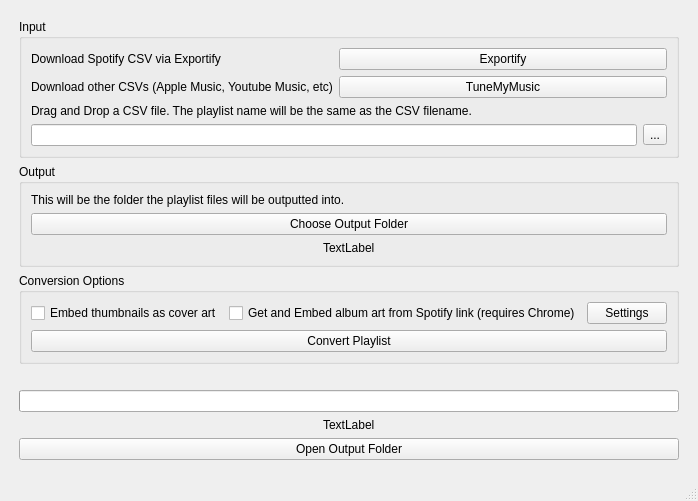
<?xml version="1.0" encoding="UTF-8"?>
<ui version="4.0">
 <class>MainWindow</class>
 <widget class="QMainWindow" name="MainWindow">
  <property name="geometry">
   <rect>
    <x>0</x>
    <y>0</y>
    <width>631</width>
    <height>501</height>
   </rect>
  </property>
  <property name="windowTitle">
   <string>SpotDown</string>
  </property>
  <widget class="QWidget" name="centralwidget">
   <layout class="QGridLayout" name="gridLayout_2">
    <item row="0" column="0">
     <layout class="QGridLayout" name="gridLayout">
      <property name="leftMargin">
       <number>10</number>
      </property>
      <property name="topMargin">
       <number>10</number>
      </property>
      <property name="rightMargin">
       <number>10</number>
      </property>
      <property name="bottomMargin">
       <number>10</number>
      </property>
      <item row="0" column="0">
       <widget class="QGroupBox" name="groupBox">
        <property name="title">
         <string>Input</string>
        </property>
        <layout class="QGridLayout" name="gridLayout_4">
         <item row="0" column="0">
          <layout class="QGridLayout" name="gridLayout_3">
           <property name="rightMargin">
            <number>0</number>
           </property>
           <item row="3" column="0" colspan="2">
            <widget class="QLineEdit" name="FilenameInput">
             <property name="dragEnabled">
              <bool>false</bool>
             </property>
            </widget>
           </item>
           <item row="3" column="2">
            <widget class="QToolButton" name="LoadFilePath">
             <property name="text">
              <string>...</string>
             </property>
            </widget>
           </item>
           <item row="2" column="0" colspan="3">
            <widget class="QLabel" name="label_2">
             <property name="text">
              <string>Drag and Drop a CSV file. The playlist name will be the same as the CSV filename.</string>
             </property>
            </widget>
           </item>
           <item row="1" column="0">
            <widget class="QLabel" name="label_6">
             <property name="text">
              <string>Download other CSVs (Apple Music, Youtube Music, etc)</string>
             </property>
            </widget>
           </item>
           <item row="0" column="0">
            <widget class="QLabel" name="label_3">
             <property name="text">
              <string>Download Spotify CSV via Exportify</string>
             </property>
            </widget>
           </item>
           <item row="0" column="1" colspan="2">
            <widget class="QPushButton" name="ExportifyButton">
             <property name="text">
              <string>Exportify</string>
             </property>
            </widget>
           </item>
           <item row="1" column="1" colspan="2">
            <widget class="QPushButton" name="TuneMyMusicButton">
             <property name="text">
              <string>TuneMyMusic</string>
             </property>
            </widget>
           </item>
          </layout>
         </item>
        </layout>
       </widget>
      </item>
      <item row="1" column="0">
       <widget class="QGroupBox" name="groupBox_2">
        <property name="title">
         <string>Output</string>
        </property>
        <layout class="QGridLayout" name="gridLayout_6">
         <item row="0" column="0">
          <layout class="QGridLayout" name="gridLayout_5">
           <item row="1" column="0">
            <widget class="QPushButton" name="ChooseOutputFolderButton">
             <property name="text">
              <string>Choose Output Folder</string>
             </property>
            </widget>
           </item>
           <item row="0" column="0">
            <widget class="QLabel" name="label_4">
             <property name="text">
              <string>This will be the folder the playlist files will be outputted into.</string>
             </property>
            </widget>
           </item>
           <item row="2" column="0" alignment="Qt::AlignHCenter">
            <widget class="QLabel" name="OutputFolderLabel">
             <property name="text">
              <string>TextLabel</string>
             </property>
            </widget>
           </item>
          </layout>
         </item>
        </layout>
       </widget>
      </item>
      <item row="2" column="0">
       <widget class="QGroupBox" name="groupBox_3">
        <property name="title">
         <string>Conversion Options</string>
        </property>
        <layout class="QGridLayout" name="gridLayout_8">
         <item row="0" column="0">
          <layout class="QGridLayout" name="gridLayout_7">
           <item row="0" column="0">
            <widget class="QCheckBox" name="EmbedThumbnailsCheckbox">
             <property name="text">
              <string>Embed thumbnails as cover art</string>
             </property>
            </widget>
           </item>
           <item row="0" column="1">
            <widget class="QCheckBox" name="EmbedSpotifyAlbumCheckbox">
             <property name="text">
              <string>Get and Embed album art from Spotify link (requires Chrome)</string>
             </property>
            </widget>
           </item>
           <item row="0" column="2">
            <widget class="QPushButton" name="SettingsButton">
             <property name="text">
              <string>Settings</string>
             </property>
            </widget>
           </item>
           <item row="1" column="0" colspan="3">
            <widget class="QPushButton" name="ConvertPlaylistButton">
             <property name="text">
              <string>Convert Playlist</string>
             </property>
            </widget>
           </item>
          </layout>
         </item>
        </layout>
       </widget>
      </item>
     </layout>
    </item>
    <item row="1" column="0">
     <layout class="QGridLayout" name="gridLayout_9">
      <property name="leftMargin">
       <number>10</number>
      </property>
      <property name="topMargin">
       <number>10</number>
      </property>
      <property name="rightMargin">
       <number>10</number>
      </property>
      <property name="bottomMargin">
       <number>10</number>
      </property>
      <item row="1" column="0" alignment="Qt::AlignHCenter">
       <widget class="QLabel" name="ConversionProgressLabel">
        <property name="text">
         <string>TextLabel</string>
        </property>
       </widget>
      </item>
      <item row="0" column="0">
       <widget class="QProgressBar" name="ConversionProgressBar">
        <property name="value">
         <number>0</number>
        </property>
        <property name="textVisible">
         <bool>false</bool>
        </property>
       </widget>
      </item>
      <item row="2" column="0">
       <widget class="QPushButton" name="OpenOutputFolder">
        <property name="text">
         <string>Open Output Folder</string>
        </property>
       </widget>
      </item>
     </layout>
    </item>
   </layout>
  </widget>
  <widget class="QMenuBar" name="menubar">
   <property name="geometry">
    <rect>
     <x>0</x>
     <y>0</y>
     <width>631</width>
     <height>21</height>
    </rect>
   </property>
  </widget>
  <widget class="QStatusBar" name="statusbar"/>
 </widget>
 <resources/>
 <connections/>
</ui>
